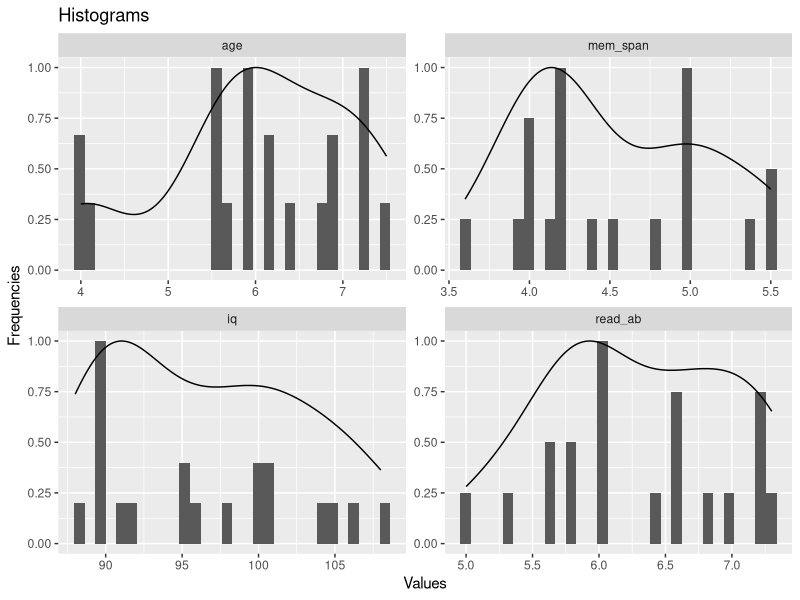
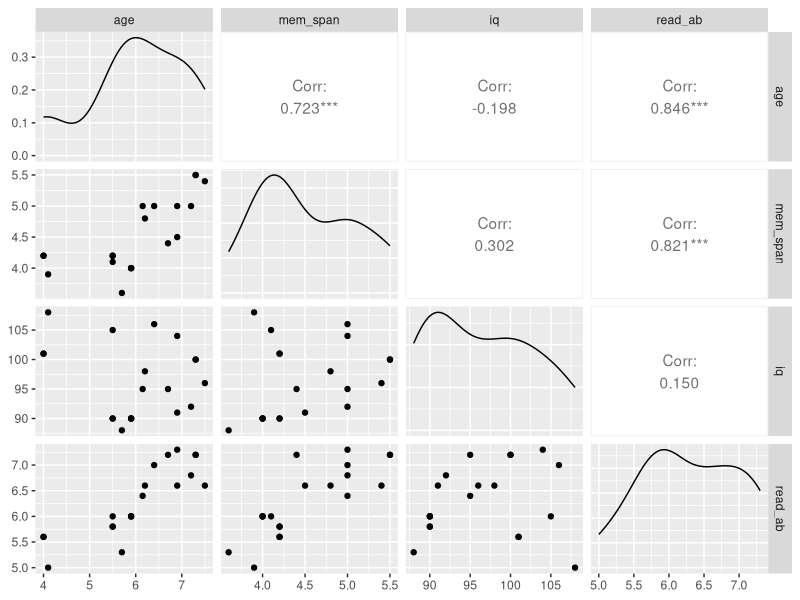

Here is the R script that generated these plots, in order:
## ---- chunk 1
library(GGally) 
library(ggplot2)
library(readr)
library(reshape2)
## ---- chunk 2
child_data <- read_csv("../data/child_data.csv")
head(child_data)
## ---- chunk 3
child_data_melted <- melt(child_data)
head(child_data_melted)

ggplot(data = child_data_melted, aes(x = value)) + 
  geom_histogram(aes(y = ..ncount..)) + 
  geom_density(aes(y = ..scaled..)) + 
  facet_wrap(~variable, scales = "free") +
  labs(x = "Values", y = "Frequencies", title = "Histograms")
## ---- chunk 4
ggpairs(child_data)
## ---- chunk 5
child_data_scaled <- scale(child_data)
head(child_data_scaled)

model1 <- lm(read_ab ~ age + iq, data = as.data.frame(child_data_scaled))
summary(model1)

model2 <- lm(read_ab ~ age + mem_span, data = as.data.frame(child_data_scaled))
summary(model2)

model3 <- lm(read_ab ~ age + iq + age:iq, data = as.data.frame(child_data_scaled))
summary(model3)
